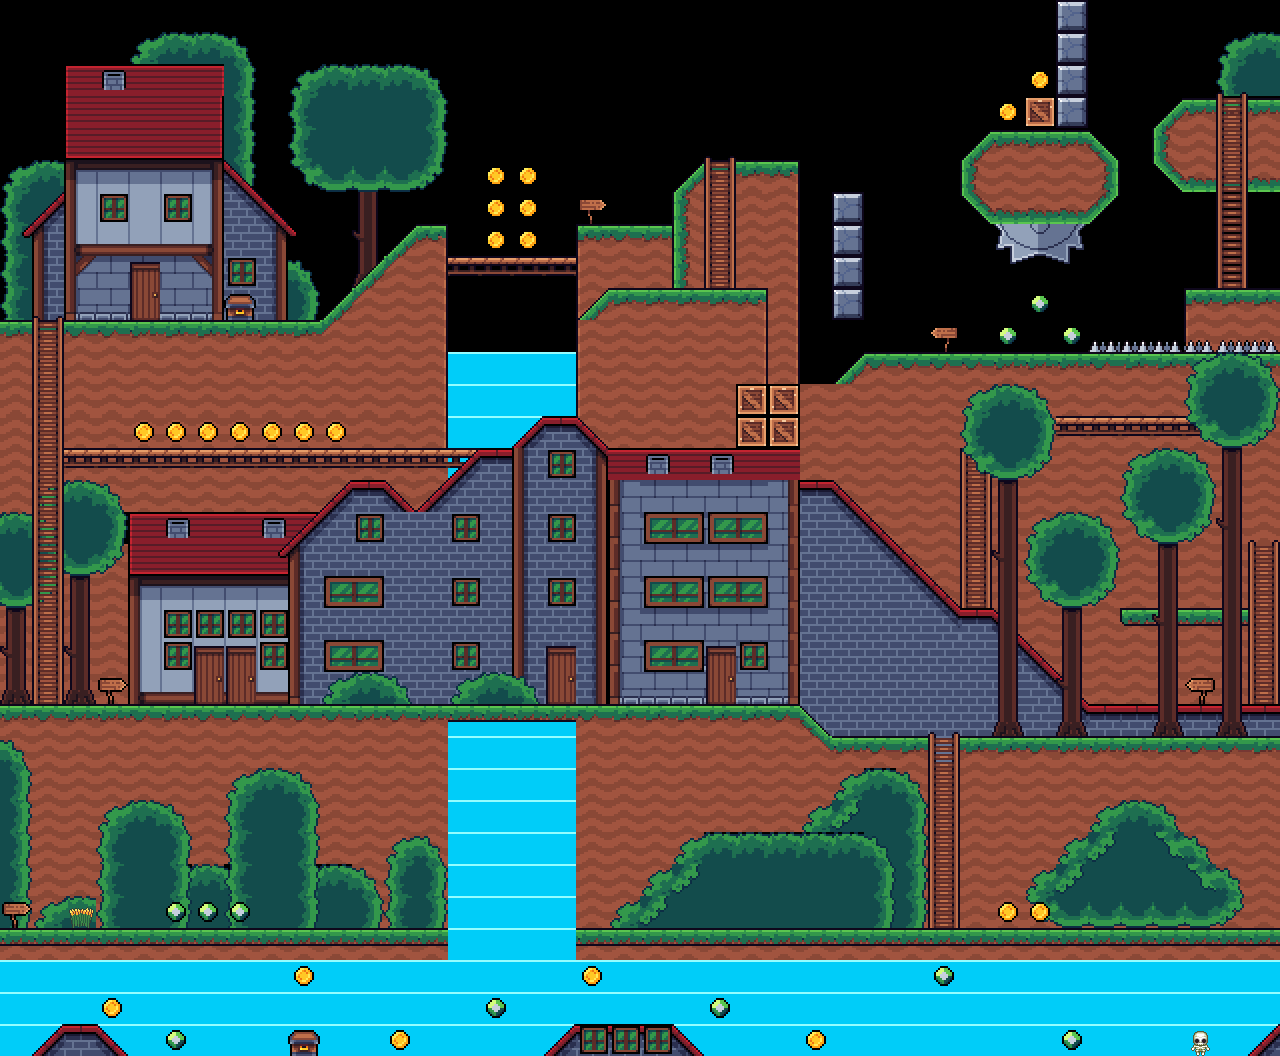

Below is a game level as drawn by its tile map, then a one-line description and the .tmx that defines it (tile-layer data replaced by summaries):
An orthogonal 40x33 tile map with 32x32 px tiles, 10 tile layers (bg, vegetation, soil, dangers, ...), 2 tilesets.

<map version="1.10" tiledversion="1.11.2" orientation="orthogonal" renderorder="right-down" width="40" height="33" tilewidth="32" tileheight="32" infinite="0" nextlayerid="15" nextobjectid="1">
 <editorsettings>
  <export target="../tilemap_01.js" format="js" />
 </editorsettings>
 <tileset firstgid="1" name="Tileset_gameplay" tilewidth="32" tileheight="32" tilecount="357" columns="17">
  <image source="tileset.png" width="544" height="672" />
 </tileset>
 <tileset firstgid="358" name="background" tilewidth="32" tileheight="32" tilecount="240" columns="20">
  <image source="background.png" width="640" height="384" />
 </tileset>
 <layer id="14" name="bg" width="40" height="33">
  <data>[1320 cells, 452 non-empty, 10 distinct tile ids]</data>
 </layer>
 <layer id="9" name="vegetation" width="40" height="33">
  <data>[1320 cells, 165 non-empty, 21 distinct tile ids]</data>
 </layer>
 <layer id="2" name="soil" width="40" height="33">
  <data>[1320 cells, 399 non-empty, 24 distinct tile ids]</data>
 </layer>
 <layer id="11" name="dangers" width="40" height="33">
  <data>[1320 cells, 25 non-empty, 11 distinct tile ids]</data>
 </layer>
 <layer id="5" name="house" width="40" height="33">
  <data>[1320 cells, 301 non-empty, 49 distinct tile ids]</data>
 </layer>
 <layer id="6" name="doors" width="40" height="33">
  <data>[1320 cells, 10 non-empty, 2 distinct tile ids]</data>
 </layer>
 <layer id="7" name="windows" width="40" height="33">
  <data>[1320 cells, 35 non-empty, 4 distinct tile ids]</data>
 </layer>
 <layer id="12" name="ladders" width="40" height="33">
  <data>[1320 cells, 42 non-empty, 2 distinct tile ids]</data>
 </layer>
 <layer id="3" name="items" width="40" height="33">
  <data>[1320 cells, 119 non-empty, 31 distinct tile ids]</data>
 </layer>
 <layer id="4" name="accessories" width="40" height="33">
  <data>[1320 cells, 34 non-empty, 6 distinct tile ids]</data>
 </layer>
</map>
